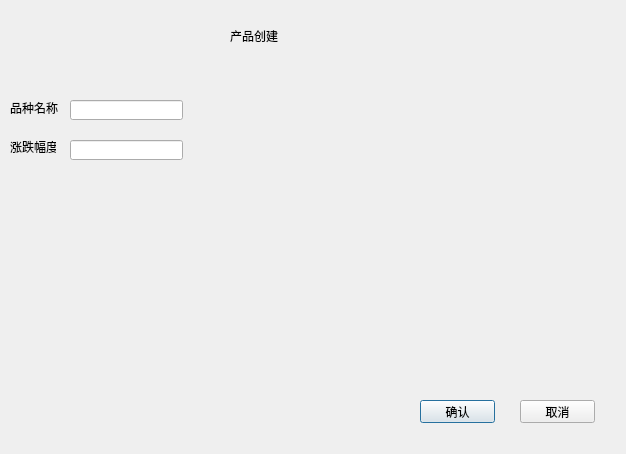
<?xml version="1.0" encoding="UTF-8"?>
<ui version="4.0">
 <class>ProductCreateDialog</class>
 <widget class="QDialog" name="ProductCreateDialog">
  <property name="geometry">
   <rect>
    <x>0</x>
    <y>0</y>
    <width>626</width>
    <height>454</height>
   </rect>
  </property>
  <property name="windowTitle">
   <string>Dialog</string>
  </property>
  <widget class="QLabel" name="label_2">
   <property name="geometry">
    <rect>
     <x>10</x>
     <y>100</y>
     <width>81</width>
     <height>16</height>
    </rect>
   </property>
   <property name="text">
    <string>品种名称</string>
   </property>
  </widget>
  <widget class="QLabel" name="label">
   <property name="geometry">
    <rect>
     <x>230</x>
     <y>20</y>
     <width>101</width>
     <height>31</height>
    </rect>
   </property>
   <property name="text">
    <string>产品创建</string>
   </property>
  </widget>
  <widget class="QLineEdit" name="lineEdit_2">
   <property name="geometry">
    <rect>
     <x>70</x>
     <y>140</y>
     <width>113</width>
     <height>20</height>
    </rect>
   </property>
  </widget>
  <widget class="QLabel" name="label_3">
   <property name="geometry">
    <rect>
     <x>10</x>
     <y>140</y>
     <width>46</width>
     <height>13</height>
    </rect>
   </property>
   <property name="text">
    <string>涨跌幅度</string>
   </property>
  </widget>
  <widget class="QLineEdit" name="lineEdit">
   <property name="geometry">
    <rect>
     <x>70</x>
     <y>100</y>
     <width>113</width>
     <height>20</height>
    </rect>
   </property>
  </widget>
  <widget class="QPushButton" name="pushButton">
   <property name="geometry">
    <rect>
     <x>420</x>
     <y>400</y>
     <width>75</width>
     <height>23</height>
    </rect>
   </property>
   <property name="text">
    <string>确认</string>
   </property>
  </widget>
  <widget class="QPushButton" name="pushButton_2">
   <property name="geometry">
    <rect>
     <x>520</x>
     <y>400</y>
     <width>75</width>
     <height>23</height>
    </rect>
   </property>
   <property name="text">
    <string>取消</string>
   </property>
  </widget>
 </widget>
 <resources/>
 <connections/>
</ui>
